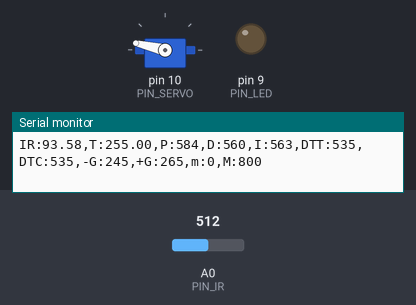
A sketch run on a simulated Arduino Uno, built with avr-gcc and run on an emulated ATmega328P. On the bench: servo, output pins drawn as LEDs (lit = HIGH), the last lines printed to the serial monitor. Inputs (shaded band) come from the test bench; at power-on: A0 (PIN_IR) = 512.

Above: at 1.2 s.
1.3 s: A0 (PIN_IR) set to 716
At 2.5 s:
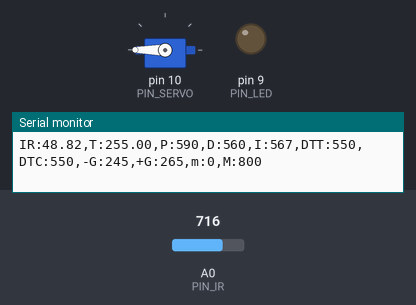
2.8 s: A0 (PIN_IR) set to 511
At 3.17 s:
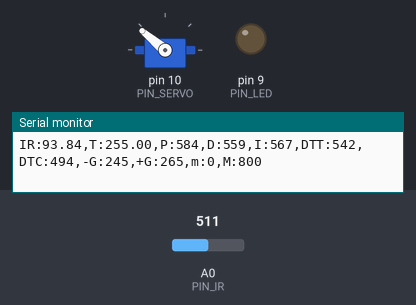
4.7 s: A0 (PIN_IR) set to 245
At 6.1 s:
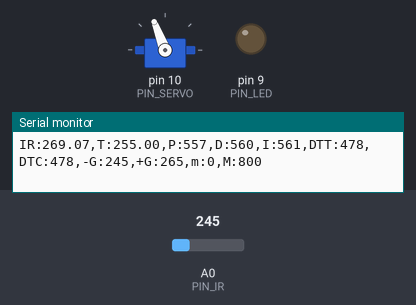
7.7 s: A0 (PIN_IR) set to 140
At 8.3 s:
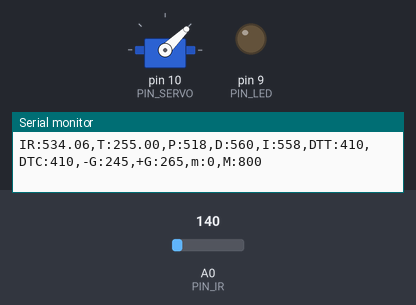
9.4 s: A0 (PIN_IR) set to 0
11.4 s: A0 (PIN_IR) set to 306
Timing chart, 0 to 14.4 s (numbered marks = the images above; inputs shaded):
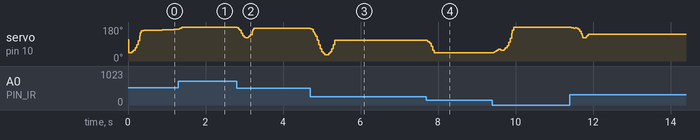

The sketch:

21_PID_20213099.ino
```cpp
#include <Servo.h>

/////////////////////////////
// Configurable parameters //
/////////////////////////////

// Arduino pin assignment
#define PIN_LED 9            // [20200000] LED핀 설정
#define PIN_SERVO 10         //[20191979] Servo 핀 설정
#define PIN_IR A0            // [20191979] 적외선 핀(아날로그핀)

// Framework setting
#define _DIST_TARGET 255    // [20213085] 정지하려는 위치 목표값
#define _DIST_MIN 100         //[20191979] 최소거리
#define _DIST_MAX 360         //[20191979] 최대거리

// Distance sensor
#define _DIST_ALPHA 0.5 //[20203118] DIST_ALPHA 값 설정

// Servo range
#define _DUTY_MIN 1000    // [20213083]서보 각도의 최솟값 설정
#define _DUTY_NEU 1700    // [20213090]서보 수평 각도 펄스 값
#define _DUTY_MAX 2400        // [20213081] 서보 각도의 최댓값

// Servo speed control
#define _SERVO_ANGLE 30 //[20203118] 최대 가동범위에 따른 목표 서보 회전각
#define _SERVO_SPEED 1000 //[20203118] 서보 속도 설정
#define _RAMPUP_TIME 1500 // servo speed rampup (0 to max) time (unit: ms)

// Event periods
#define _INTERVAL_DIST 20   // [20213099] 거리 센서 주기 설정
#define _INTERVAL_SERVO 20  // [20213099] 서보 주기 설정
#define _INTERVAL_SERIAL 100  // [20213099] 시리얼 표시 주기 설정

// PID parameters
#define _KP 3.0        //[20191979] 비례제어 값
#define _KD 150.0        // 미분제어 값
#define _KI 0.008        // 적분제어 값

#define _ITERM_MAX 150


//////////////////////
// global variables //
//////////////////////

// Servo instance
Servo myservo;  // [20213090] 서보 인스턴스 선언

// Distance sensor
float dist_target; // location to send the ball
float dist_raw, dist_ema; //[20203118] 거리와 노이즈 필터 적용 후 거리를 저장하기 위한 변수

// Event periods
unsigned long last_sampling_time_dist, last_sampling_time_servo, last_sampling_time_serial; //[20203118] 마지막으로 측정한 거리, 마지막으로 측정한 서보 각도(각 이벤트별로 업데이트를 위해 측정하는 시간)
bool event_dist, event_servo, event_serial; //[20203118] 이벤트 별로 이번 루프에서 업데이트 여부

// Servo speed control
int duty_chg_max; // maximum speed, i.e., duty difference per interval (unit: us/interval)
int duty_chg_per_interval; // current speed (unit: us/interval)
int duty_chg_adjust; // duty accelration per interval during ramp up/down period (unit: us/interval^2)
int duty_target, duty_curr; //[20213086] 목표 duty와 현재 duty 값

// PID variables
float error_curr, error_prev, control, pterm, dterm, iterm;
//[20213086] error_curr: 현재 주기 오차값 / error_prev : 이전 주기 오차 값 / control : PID 제어량 / pterm, dterm, iterm : 비례,적분,미분 이득값

int fc = 5;
float dt = _INTERVAL_DIST / 1000.0;
float lambda = 2 * PI * fc * dt;
float prev_dist = 0.0;


void setup() {
  // initialize GPIO pins for LED and attach servo
  pinMode(PIN_LED, OUTPUT);

  // move servo to neutral position
  myservo.attach(PIN_SERVO);
  duty_target = duty_curr = _DUTY_NEU;
  myservo.writeMicroseconds(duty_curr);

  // initialize global variables
  duty_curr = _DUTY_MIN; //[20203118] duty_curr 값 초기화
  dist_raw = dist_ema = ir_distance_filtered(); // 초기화
  error_curr = error_prev = dist_target - dist_ema;  // 초기화
  dist_target = _DIST_TARGET; //[20203118] dist_target 값 초기화
  pterm = dterm = iterm = 0;


  last_sampling_time_dist = last_sampling_time_servo = last_sampling_time_serial = 0;
  event_dist = event_servo = event_serial = false;

  // initialize serial port
  Serial.begin(57600);

  // convert angle speed into duty change per interval.
  duty_chg_max = (float)(_DUTY_MAX - _DUTY_MIN) * _SERVO_SPEED / _SERVO_ANGLE * _INTERVAL_SERVO / 1000;
  duty_chg_adjust = (float) duty_chg_max * _INTERVAL_SERVO / _RAMPUP_TIME;
  duty_chg_per_interval = 0; // initial speed is set to 0.
  //duty_chg_per_interval = (float)(_DUTY_MAX - _DUTY_MIN) * _SERVO_SPEED / _SERVO_ANGLE * _INTERVAL_SERVO / 1000;

  myservo.writeMicroseconds(_DUTY_NEU);

  //while(1){}
}


void loop() {
  /////////////////////
  // Event generator //
  /////////////////////
  // [20213090]
  unsigned long time_curr = millis();
  if (time_curr >= last_sampling_time_dist + _INTERVAL_DIST) {
    last_sampling_time_dist += _INTERVAL_DIST;
    event_dist = true;
  }
  if (time_curr >= last_sampling_time_servo + _INTERVAL_SERVO) {
    last_sampling_time_servo += _INTERVAL_SERVO;
    event_servo = true;
  }
  if (time_curr >= last_sampling_time_serial + _INTERVAL_SERIAL) {
    last_sampling_time_serial += _INTERVAL_SERIAL;
    event_serial = true;
  }


  ////////////////////
  // Event handlers //
  ////////////////////

  if (event_dist) {
    event_dist = false;
    // get a distance reading from the distance sensor
    dist_raw = ir_distance_filtered();
    dist_ema = (1 - _DIST_ALPHA) * dist_ema + _DIST_ALPHA * dist_raw; // [20213083]

    // PID control logic
    error_curr = dist_target - dist_ema;
    pterm = _KP * error_curr; //[20213083]
    dterm = _KD * (error_curr - error_prev);  //[20191979]
    iterm += _KI * error_curr;   // 적분 control

    if (dist_ema > 245 && dist_ema < 265) {
      pterm /= 40;
      dterm /= 40;
      //if (iterm > _ITERM_MAX || iterm < -_ITERM_MAX) iterm /= 2;
      if (iterm > _ITERM_MAX/4) iterm = _ITERM_MAX/4;
      if (iterm < - (_ITERM_MAX/4)) iterm = - (_ITERM_MAX/4);
    }
    else {
      //if (iterm > _ITERM_MAX || iterm < -_ITERM_MAX) iterm /= 5;
      if (iterm > _ITERM_MAX) iterm = _ITERM_MAX;
      if (iterm < - _ITERM_MAX) iterm = - _ITERM_MAX;
    }

    control = pterm + dterm + iterm; //[20203118]


    // duty_target = f(duty_neutral, control)
    duty_target = _DUTY_NEU + control; //[20213086]

    // keep duty_target value within the range of [_DUTY_MIN, _DUTY_MAX]
    if (duty_target < _DUTY_MIN) duty_target = _DUTY_MIN;
    if (duty_target > _DUTY_MAX) duty_target = _DUTY_MAX;
    //[20213086]

    error_prev = error_curr;
  }

  if (event_servo) {
    event_servo = false; //[20203118]

    // adjust duty_curr toward duty_target by duty_chg_per_interval
//    if (duty_target > duty_curr) {
//      duty_curr += duty_chg_per_interval;
//      if (duty_curr > duty_target) duty_curr = duty_target;
//    }
//    else {
//      duty_curr -= duty_chg_per_interval;
//      if (duty_curr < duty_target) duty_curr = duty_target;
//    } //[20213086]
    // adjust duty_curr toward duty_target
    if (duty_target > duty_curr) {
      if (duty_chg_per_interval < duty_chg_max) {
        duty_chg_per_interval += duty_chg_adjust;
        if (duty_chg_per_interval > duty_chg_max) duty_chg_per_interval = duty_chg_max;
      }
      duty_curr += duty_chg_per_interval;
      if (duty_curr > duty_target) {
        duty_curr = duty_target;
        duty_chg_per_interval = 0;
      }
    }
    else if (duty_target < duty_curr) {
      if (duty_chg_per_interval > -duty_chg_max) {
        duty_chg_per_interval -= duty_chg_adjust;
        if (duty_chg_per_interval < -duty_chg_max) duty_chg_per_interval = -duty_chg_max;
      }
      duty_curr += duty_chg_per_interval;
      if (duty_curr < duty_target) {
        duty_curr = duty_target;
        duty_chg_per_interval = 0;
      }
    }
    else {
      duty_chg_per_interval = 0;
    }

    // update servo position
    myservo.writeMicroseconds(duty_curr); //[20213086]
  }

  if (event_serial) {
    event_serial = false;
    Serial.print("IR:");
    Serial.print(dist_ema);
    Serial.print(",T:");
    Serial.print(dist_target);
    Serial.print(",P:");
    Serial.print(map(pterm, -1000, 1000, 510, 610));
    Serial.print(",D:");
    Serial.print(map(dterm, -1000, 1000, 510, 610));
    Serial.print(",I:");
    Serial.print(map(iterm, -1000, 1000, 510, 610));
    Serial.print(",DTT:");
    Serial.print(map(duty_target, 1000, 2000, 410, 510));
    Serial.print(",DTC:");
    Serial.print(map(duty_curr, 1000, 2000, 410, 510));
    Serial.println(",-G:245,+G:265,m:0,M:800");


//    Serial.print(",duty_chg_max:");
//    Serial.print(duty_chg_max);
//    Serial.print(",duty_chg_adjust:");
//    Serial.print(duty_chg_adjust);
//    Serial.print(",duty_chg_per_interval:");
//    Serial.println(duty_chg_per_interval);

  }
}

float ir_distance(void) { // return value unit: mm
  float val;
  float volt = float(analogRead(PIN_IR));
  val = ((6762.0 / (volt - 9.0)) - 4.0) * 10.0;
  val = 100 + 300.0 / (_DIST_MAX - _DIST_MIN) * (val - _DIST_MIN);
  // val = 100 + 300.0 / (b - a) * (val - a);
  return val;
}

float ir_distance_filtered(void) { // return value unit: mm
  float dist = ir_distance();
  dist = lambda / (1 + lambda) * dist + 1 / (1 + lambda) * prev_dist;
  prev_dist = dist;
  return dist;
}
```
